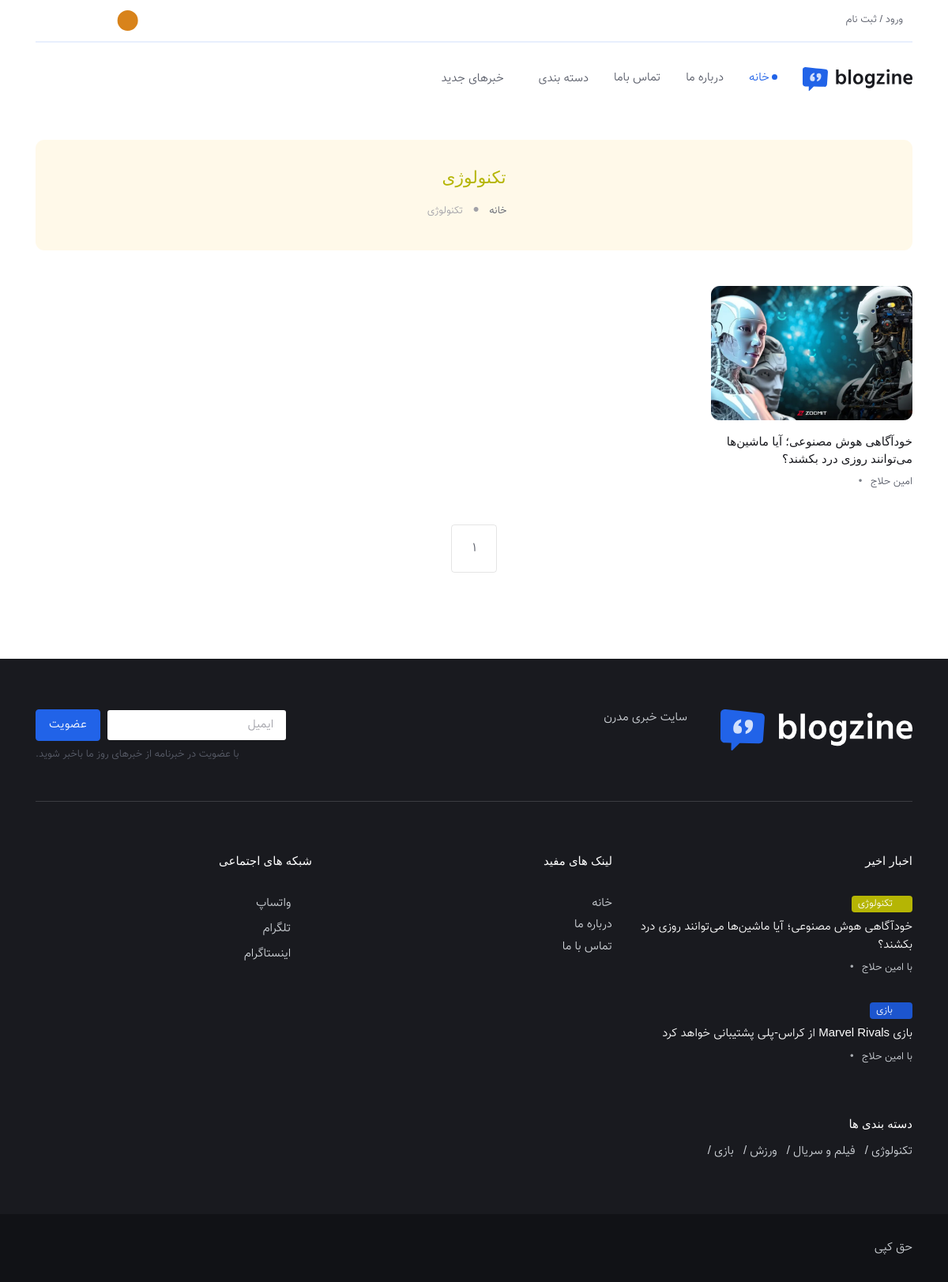
The app's page /post/list/1/ with its own data.
### settings_site/models.py (models this page shows, shortened)
class Settings(models.Model):
    user=models.ForeignKey(User, on_delete=models.CASCADE, related_name="settings")
    tab_name=models.CharField(max_length=200)
    name_site=models.CharField(max_length=200)
    telegram_url=models.CharField(max_length=200)
    instagram_url=models.CharField(max_length=200)
    whatsapp_url=models.CharField(max_length=200)
    email=models.CharField(max_length=100)
    copy_right=models.CharField(max_length=200)
    number=models.IntegerField()
    logo_favicon=models.FileField(upload_to='logo_favicon',blank=True)
    logo_header=models.FileField(upload_to='logo_header',blank=True)
    logo_header_dark=models.FileField(upload_to='logo_header_dark',blank=True)
    logo_header_menu=models.FileField(upload_to='logo_header_menu',blank=True)
    logo_header_menu_dark=models.FileField(upload_to='logo_header_menu_dark',blank=True)
    logo_footer=models.FileField(upload_to='logo_footer',blank=True)
    site_title=models.TextField(null=True , blank=True)
    footer_title=models.TextField(null=True , blank=True)
    about_us=models.TextField(null=True , blank=True)
    address=models.TextField(null=True , blank=True)

### news/models.py (models this page shows, shortened)
class Category(models.Model):
    user=models.ForeignKey(User, on_delete=models.CASCADE, related_name="category")
    title=models.CharField(max_length=500)
    img=models.FileField(upload_to='img_category',blank=True)
    coler=models.CharField(max_length=500)
    def __str__(self):
            return f"{self.title}"

class News(models.Model):
    user=models.ForeignKey(User, on_delete=models.CASCADE, related_name="news")
    author=models.ForeignKey(User, on_delete=models.CASCADE, related_name="news_author")
    sub_category=models.ForeignKey(SubCategory, on_delete=models.CASCADE, related_name="news")
    title=models.CharField(max_length=500)
    img=models.FileField(upload_to='img_news',blank=True)
    date = models.FloatField(null=True , blank=True)
    text=models.TextField(null=True , blank=True)
    @property
    def jdate(self):
        try:
            return  jdatetime.datetime.fromtimestamp(self.date).strftime("%Y/%m/%d")
        except:
            return '-'

class SubCategory(models.Model):
    user=models.ForeignKey(User, on_delete=models.CASCADE, related_name="subcategory")
    category=models.ForeignKey(Category, on_delete=models.CASCADE, related_name="subcategory")
    title=models.CharField(max_length=500)

### news/views.py (the view)
# urls.py: path('post/list/<id>/', views.front_post_list, name='front_post_list'),
def front_post_list(request,id):
    settings=Settings.objects.get(id=1)
    category_menu=Category.objects.all()
    category_menu2 = Category.objects.all()[:12]
    menu_news_list = News.objects.all().order_by('-id')[:4]
    category_list=Category.objects.get(id=id)
    subcategories = category_list.subcategory.all()
    news_list = News.objects.filter(sub_category__in=subcategories)
    news_list_all=News.objects.all()
    footer_news_list = News.objects.all().order_by('-id')[:2]
    paginator = Paginator (news_list,8)
    page = request.GET.get('page')
    try:
        news_list= paginator.page(page)
    except EmptyPage:
        news_list=paginator.page(paginator.num_page)
    except PageNotAnInteger:
        news_list=paginator.page(1)
    list_post_list = {
        "news_list_all":news_list_all,"news_list":news_list,'id':id,
        'settings':settings,"category_menu":category_menu,
        "category_list":category_list, "menu_news_list":menu_news_list,
        "category_menu2":category_menu2, 'footer_news_list':footer_news_list,
    }
    return render(request, 'front/post-grid.html', list_post_list)

### news/templates/front/post-grid.html (shortened to what this page needs)
{% extends 'front/panel.html' %}
{% load static %}
{% block contentpanel %}
<section class="pt-4">
	<div class="container">
		<div class="row">
      		<div class="col-12">
				<div class="bg-warning bg-opacity-10 text-center rounded-3 p-4">
					{% if category_list %}
					<h1 class="" style="color: {{ category_list.coler }};">{{category_list.title}}</h1>
					{% else %}
					<h1 class="text-warning">{{category_list.title}}</h1>
					{% endif %}
					<nav class="d-flex justify-content-center" aria-label="breadcrumb">
						<ol class="breadcrumb breadcrumb-dots mb-0">
							<li class="breadcrumb-item"><a href="/"><i class="bi bi-house me-1"></i> خانه</a></li>
							<li class="breadcrumb-item active">{{category_list.title}}</li>
						</ol>
					</nav>
				</div>
      		</div>
    	</div>
	</div>
</section>
<section class="position-relative pt-0">
	<div class="container">
		<div class="row">
			{% for i in news_list %}
			<div class="col-sm-6 col-lg-3">
				<div class="card mb-4">
					<div class="card-fold position-relative">
						<img class="card-img" src="{{i.img.url}}" alt="Card image">
					</div>
					<div class="card-body px-0 pt-3">
						<h5 class="card-title"><a href="{% url 'front_post_single' id=i.id %}" class="btn-link text-reset stretched-link">{{i.title}}</a></h5>
						<ul class="nav nav-divider align-items-center text-uppercase small">
							<li class="nav-item">
								<a href="#" class="nav-link text-reset btn-link">{{i.author.get_full_name}}</a>
							</li>
							<li class="nav-item">{{i.jdate}}</li>
						</ul>
					</div>
				</div>
			</div>
			{% endfor %}
		</div>
    <nav class="mb-5 d-flex justify-content-center" aria-label="navigation">
      <ul class="pagination pagination-bordered ">
		{% for i in news_list.paginator.page_range %}
		{% if news_list.number == i %}
		<li class="page-item"><a class="page-link" title="{{Disables}}" value="submit" onclick="return false;"  href="#"> {{i}}</a></li>
		{% else %}
		<li class="page-item"><a class="" title="{{i}}" value="submit"  href="?page={{i}}"> {{i}}</a></li>
		{% endif %}
		{% endfor %}
      </ul>
    </nav>
	</div>
</section>
{% endblock contentpanel %}

### news/templates/front/panel.html (shortened to what this page needs)
{% load static %}
<!DOCTYPE html>
<html lang="fa" dir="rtl">
<head>
	<link rel="stylesheet" type="text/css" href="{% static 'front/' %}vendor/font-awesome/css/all.min.css">
	<link rel="stylesheet" type="text/css" href="{% static 'front/' %}vendor/bootstrap-icons/bootstrap-icons.css">
	<link rel="stylesheet" type="text/css" href="{% static 'front/' %}vendor/tiny-slider/tiny-slider.css">
	<link rel="stylesheet" type="text/css" href="{% static 'front/' %}vendor/plyr/plyr.css">
	<link id="style-switch" rel="stylesheet" type="text/css" href="{% static 'front/' %}css/style-rtl.css">
</head>
<body>
<header class="navbar-light navbar-sticky header-static">
	<div class="navbar-top d-none d-lg-block small">
		<div class="container">
			<div class="d-md-flex justify-content-between align-items-center my-2">
				<ul class="nav">
					<li class="nav-item">
						<a class="nav-link" href="signin.html">ورود / ثبت نام</a>
					</li>
				</ul>
				<div class="d-flex align-items-center">
					<div class="nav-item dropdown mx-2">
						<button class="modeswitch" id="bd-theme" type="button" aria-expanded="false" data-bs-toggle="dropdown" data-bs-display="static">
						</button>
					</div>
					<ul class="nav">
						<li class="nav-item">
							<a class="nav-link px-2 fs-5" href="{{settings.telegram_url}}"><i class="fab fa-telegram"></i></a>
						</li>
						<li class="nav-item">
							<a class="nav-link px-2 fs-5" href="{{settings.instagram_url}}"><i class="fab fa-instagram"></i></a>
						</li>
						<li class="nav-item">
							<a class="nav-link px-2 fs-5" href="{{settings.whatsapp_url}}"><i class="fab fa-whatsapp"></i></a>
						</li>
					</ul>
				</div>
			</div>
			<div class="border-bottom border-2 border-primary opacity-1"></div>
		</div>
	</div>
	<nav class="navbar navbar-expand-lg">
		<div class="container">
			<a class="navbar-brand" href="/">
				<img class="navbar-brand-item light-mode-item" src="{{settings.logo_header.url}}" alt="logo">
			</a>
			<div class="collapse navbar-collapse" id="navbarCollapse">
				<ul class="navbar-nav navbar-nav-scroll mx-auto">
					<li class="nav-item"> <a class="nav-link active" href="/">خانه</a></li>
					<li class="nav-item"> <a class="nav-link" href="{% url 'front_about_us' %}">درباره ما</a></li>
					<li class="nav-item"> <a class="nav-link" href="{% url 'front_contact_us' %}">تماس باما</a></li>
					<li class="nav-item dropdown">
						<a class="nav-link dropdown-toggle" href="#" id="postMenu" data-bs-toggle="dropdown" aria-haspopup="true" aria-expanded="false">دسته بندی</a>
					</li>
					<li class="nav-item dropdown dropdown-fullwidth">
						<a class="nav-link dropdown-toggle" href="#" id="megaMenu" data-bs-toggle="dropdown" aria-haspopup="true" aria-expanded="false"> خبرهای جدید</a>
					</li>
				</ul>
			</div>
			<div class="nav flex-nowrap align-items-center">
				<div class="nav-item dropdown dropdown-toggle-icon-none nav-search">
					<a class="nav-link dropdown-toggle" role="button" href="#" id="navSearch" data-bs-toggle="dropdown" aria-expanded="false">
						<i class="bi bi-search fs-4"> </i>
					</a>
				</div>
				<div class="nav-item">
					<a class="nav-link p-0" data-bs-toggle="offcanvas" href="#offcanvasMenu" role="button" aria-controls="offcanvasMenu">
						<i class="bi bi-text-right rtl-flip fs-2" data-bs-target="#offcanvasMenu"> </i>
					</a>
				</div>
			</div>
		</div>
	</nav>
</header>
<main>
{% block contentpanel %}
{% endblock contentpanel %}
</main>
<footer class="bg-dark pt-5">
	<div class="container">
		<div class="row pt-3 pb-4">
			<div class="col-md-3">
				<img src="{{settings.logo_footer.url}}" alt="footer logo">
			</div>
			<div class="col-md-5">
				<p class="text-muted">{{settings.footer_title}}</p>
			</div>
			<div class="col-md-4">
				<form class="row row-cols-lg-auto g-2 align-items-center justify-content-end">
					<div class="col-12">
						<input type="email" class="form-control" placeholder="ایمیل">
					</div>
					<div class="col-12">
						<button type="submit" class="btn btn-primary m-0">عضویت</button>
					</div>
					<div class="form-text mt-2">با عضویت در خبرنامه از خبرهای روز ما باخبر شوید.
					</div>
				</form>
			</div>
		</div>
		<hr>
		<div class="row pt-5">
			<div class="col-md-6 col-lg-4 mb-4">
				<h5 class="mb-4 text-white">اخبار اخیر</h5>
				{% for i in footer_news_list %}
				<div class="mb-4 position-relative">
					<div>
						{% if i.sub_category.category %}
						<a href="#" class="badge mb-2" style="background-color: {{ i.sub_category.category.coler }};"><i class="fas fa-circle me-2 small fw-bold"></i>{{i.sub_category.category}}</a>
						{% else %}
						<a href="#" class="badge text-bg-warning mb-2"><i class="fas fa-circle me-2 small fw-bold"></i>{{i.sub_category.category}}</a>
						{% endif %}
					</div>
					<a href="{% url 'front_post_single' id=i.id %}" class="btn-link text-white fw-normal">{{i.title}}</a>
					<ul class="nav nav-divider align-items-center small mt-2 text-muted">
						<li class="nav-item position-relative">
							<div class="nav-link">با <a href="#" class="stretched-link text-reset btn-link">{{i.author.get_full_name}}</a>
							</div>
						</li>
						<li class="nav-item">{{i.jdate}}</li>
					</ul>
				</div>
				{% endfor %}
			</div>
			<div class="col-md-6 col-lg-4 mb-4">
				<h5 class="mb-4 text-white">لینک های مفید</h5>
				<div class="row">
					<div class="col-6">
						<ul class="nav flex-column text-primary-hover">
							<li class="nav-item"><a class="nav-link pt-0" href="/">خانه</a></li>
							<li class="nav-item"><a class="nav-link pt-0" href="{% url 'front_about_us' %}">درباره ما</a></li>
							<li class="nav-item"><a class="nav-link pt-0" href="{% url 'front_contact_us' %}">تماس با ما</a></li>
						</ul>
					</div>
				</div>
			</div>
			<div class="col-sm-6 col-lg-4 mb-4">
				<h5 class="mb-4 text-white">شبکه های اجتماعی </h5>
				<ul class="nav flex-column text-primary-hover">
					<li class="nav-item"><a class="nav-link pt-0" href="{{settings.whatsapp_url}}"><i class="fab fa-whatsapp fa-fw me-2"></i>واتساپ</a></li>
					<li class="nav-item"><a class="nav-link" href="{{settings.telegram_url}}"><i class="fab fa-telegram fa-fw me-2"></i>تلگرام</a></li>
					<li class="nav-item"><a class="nav-link" href="{{settings.instagram_url}}"><i class="fab fa-instagram fa-fw me-2"></i>اینستاگرام</a></li>
				</ul>
			</div>
		</div>
		<div class="row">
			<h5 class="mb-2 text-white">دسته بندی ها</h5>
			<ul class="list-inline text-primary-hover lh-lg">
				{% for i in category_menu2 %}
				<li class="list-inline-item"><a href="{% url 'front_post_list' id=i.id %}">{{i.title}} /</a></li>
				{% endfor %}
			</ul>
		</div>
	</div>
	<div class="bg-dark-overlay-3 mt-5">
		<div class="container">
			<div class="row align-items-center justify-content-md-between py-4">
				<div class="col-md-6">
					<div class="text-center text-md-start text-primary-hover text-muted">{{settings.copy_right}}</div>
				</div>
			</div>
		</div>
	</div>
</footer>
</body>
</html>

### records on screen
Settings: logo_header (picture), logo_footer (picture), footer_title "سایت خبری مدرن", copy_right "حق کپی"
Category: title "تکنولوژی"
News: img (picture), title "خودآگاهی هوش مصنوعی؛ آیا ماشین‌ها می‌توانند روزی درد بکشند؟", author.get_full_name "امین حلاج", sub_category.category "تکنولوژی"
News: sub_category.category "بازی", title "بازی Marvel Rivals از کراس-پلی پشتیبانی خواهد کرد", author.get_full_name "امین حلاج"
Category: title "فیلم و سریال"
Category: title "ورزش"
Category: title "بازی"

### other values on screen
{{ i }} "1"
